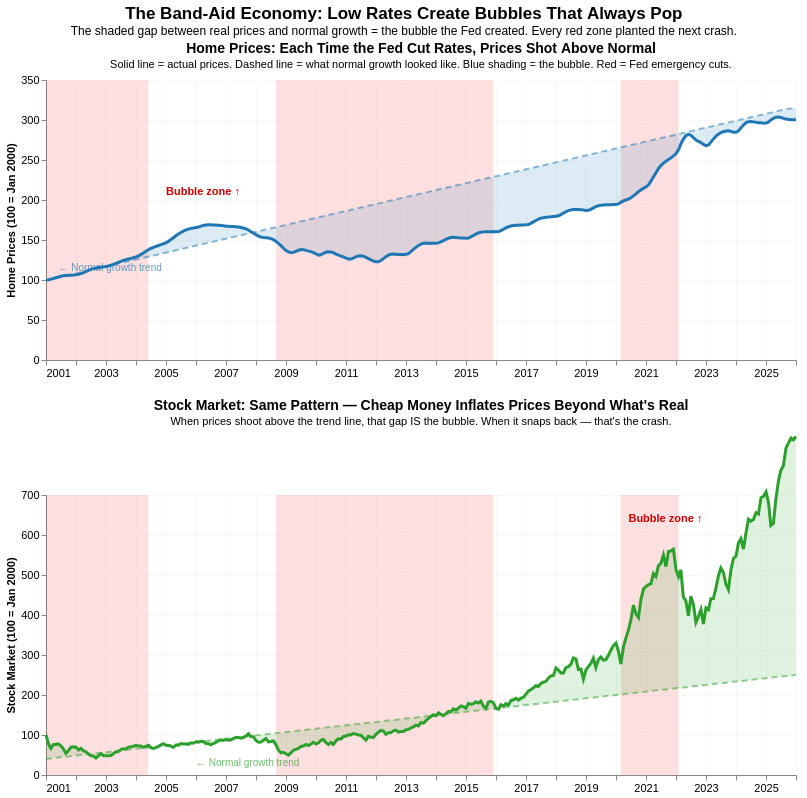

The notebook cell saved with this chart:
### Code cell
import numpy as np

# ── BUBBLE CHART — TREND vs REALITY ──────────────────────────

df_bubble_clean = df_bubble.dropna(subset=['cs_norm', 'nasdaq_norm']).copy()

# Calculate "normal" trend line for home prices
# Using pre-bubble period 2000-2003 to establish normal growth rate
cs_pre = df_bubble_clean[df_bubble_clean['date'] < '2003-01-01']['cs_norm']
x_pre = np.arange(len(cs_pre))
cs_slope = np.polyfit(x_pre, cs_pre, 1)

# Project that normal trend across all 25 years
x_all = np.arange(len(df_bubble_clean))
cs_trend = np.polyval(cs_slope, x_all)
df_bubble_clean['cs_trend'] = cs_trend

# Same for NASDAQ — use 2003-2006 stable period as "normal"
nasdaq_stable = df_bubble_clean[
    (df_bubble_clean['date'] >= '2003-01-01') & 
    (df_bubble_clean['date'] < '2006-01-01')
]['nasdaq_norm']
x_stable = np.arange(len(nasdaq_stable))
nasdaq_slope = np.polyfit(x_stable, nasdaq_stable, 1)

# Project from start of stable period
stable_start_idx = df_bubble_clean[
    df_bubble_clean['date'] >= '2003-01-01'
].index[0]
stable_start_pos = df_bubble_clean.index.get_loc(stable_start_idx)

nasdaq_trend = np.zeros(len(df_bubble_clean))
for i in range(len(df_bubble_clean)):
    offset = i - stable_start_pos
    nasdaq_trend[i] = np.polyval(nasdaq_slope, offset)

df_bubble_clean['nasdaq_trend'] = nasdaq_trend

# Rescue periods for shading
rescue_periods = pd.DataFrame([
    {'start': '2001-01-01', 'end': '2004-06-01'},
    {'start': '2008-09-01', 'end': '2015-12-01'},
    {'start': '2020-03-01', 'end': '2022-02-01'},
])
rescue_periods['start'] = pd.to_datetime(rescue_periods['start'])
rescue_periods['end'] = pd.to_datetime(rescue_periods['end'])

# Bubble labels — placed at peak of each bubble
bubble_labels = pd.DataFrame([
    {'date': '2006-01-01', 'y': 195, 
     'label': '⬆ Housing Bubble'},
    {'date': '2021-06-01', 'y': 580, 
     'label': '⬆ COVID Bubble'},
    {'date': '2007-06-01', 'y': 85,  
     'label': '⬇ Dot-Com Crash'},
])
bubble_labels['date'] = pd.to_datetime(bubble_labels['date'])

# ── HOME PRICES PANEL ─────────────────────────────────────────
rescue_bands = alt.Chart(rescue_periods).mark_rect(
    opacity=0.12, color='red'
).encode(x='start:T', x2='end:T')

# Actual home price line
cs_actual = alt.Chart(df_bubble_clean).mark_line(
    color='#1f77b4', strokeWidth=3
).encode(
    x=alt.X('date:T', title=''),
    y=alt.Y('cs_norm:Q',
            title='Home Prices (100 = Jan 2000)',
            scale=alt.Scale(domain=[80, 320])),
    tooltip=[
        alt.Tooltip('date:T', title='Date', format='%B %Y'),
        alt.Tooltip('cs_norm:Q', title='Actual Home Prices', format='.0f')
    ]
)

# Normal trend line
cs_trend_line = alt.Chart(df_bubble_clean).mark_line(
    color='#1f77b4',
    strokeWidth=2,
    strokeDash=[6, 4],
    opacity=0.5
).encode(
    x='date:T',
    y=alt.Y('cs_trend:Q')
)

# Area between trend and actual = the bubble
cs_bubble_area = alt.Chart(df_bubble_clean).mark_area(
    color='#1f77b4',
    opacity=0.15
).encode(
    x='date:T',
    y=alt.Y('cs_trend:Q'),
    y2='cs_norm:Q'
)

# Trend label
trend_label_cs = alt.Chart(pd.DataFrame([{
    'date': '2001-06-01', 'y': 115, 
    'text': '← Normal growth trend'
}])).mark_text(
    fontSize=10, color='#1f77b4',
    opacity=0.7, align='left'
).encode(
    x=alt.X('date:T'),
    y=alt.Y('y:Q'),
    text='text:N'
)

# Bubble annotation
bubble_annotation_cs = alt.Chart(pd.DataFrame([{
    'date': '2005-01-01', 'y': 210,
    'text': 'Bubble zone ↑'
}])).mark_text(
    fontSize=11, color='#cc0000',
    fontWeight='bold', align='left'
).encode(
    x=alt.X('date:T'),
    y=alt.Y('y:Q'),
    text='text:N'
)

home_panel = (rescue_bands + cs_bubble_area + 
              cs_trend_line + cs_actual +
              trend_label_cs + bubble_annotation_cs).properties(
    width=750,
    height=280,
    title=alt.TitleParams(
        text='Home Prices: Each Time the Fed Cut Rates, Prices Shot Above Normal',
        subtitle='Solid line = actual prices. Dashed line = what normal growth looked like. Blue shading = the bubble. Red = Fed emergency cuts.',
        fontSize=14,
        subtitleFontSize=11
    )
)

# ── NASDAQ PANEL ──────────────────────────────────────────────
nasdaq_actual = alt.Chart(df_bubble_clean).mark_line(
    color='#2ca02c', strokeWidth=3
).encode(
    x=alt.X('date:T', title=''),
    y=alt.Y('nasdaq_norm:Q',
            title='Stock Market (100 = Jan 2000)',
            scale=alt.Scale(domain=[0, 700])),
    tooltip=[
        alt.Tooltip('date:T', title='Date', format='%B %Y'),
        alt.Tooltip('nasdaq_norm:Q', 
                   title='Stock Market Level', 
                   format='.0f')
    ]
)

nasdaq_trend_line = alt.Chart(df_bubble_clean).mark_line(
    color='#2ca02c',
    strokeWidth=2,
    strokeDash=[6, 4],
    opacity=0.5
).encode(
    x='date:T',
    y=alt.Y('nasdaq_trend:Q',
            scale=alt.Scale(domain=[0, 700]))
)

nasdaq_bubble_area = alt.Chart(df_bubble_clean).mark_area(
    color='#2ca02c',
    opacity=0.15
).encode(
    x='date:T',
    y=alt.Y('nasdaq_trend:Q'),
    y2='nasdaq_norm:Q'
)

trend_label_nasdaq = alt.Chart(pd.DataFrame([{
    'date': '2006-01-01', 'y': 30,
    'text': '← Normal growth trend'
}])).mark_text(
    fontSize=10, color='#2ca02c',
    opacity=0.7, align='left'
).encode(
    x=alt.X('date:T'),
    y=alt.Y('y:Q'),
    text='text:N'
)

bubble_annotation_nasdaq = alt.Chart(pd.DataFrame([{
    'date': '2020-06-01', 'y': 640,
    'text': 'Bubble zone ↑'
}])).mark_text(
    fontSize=11, color='#cc0000',
    fontWeight='bold', align='left'
).encode(
    x=alt.X('date:T'),
    y=alt.Y('y:Q'),
    text='text:N'
)

nasdaq_panel = (rescue_bands + nasdaq_bubble_area +
                nasdaq_trend_line + nasdaq_actual +
                trend_label_nasdaq + 
                bubble_annotation_nasdaq).properties(
    width=750,
    height=280,
    title=alt.TitleParams(
        text='Stock Market: Same Pattern — Cheap Money Inflates Prices Beyond What\'s Real',
        subtitle='When prices shoot above the trend line, that gap IS the bubble. When it snaps back — that\'s the crash.',
        fontSize=14,
        subtitleFontSize=11
    )
)

# ── COMBINE ───────────────────────────────────────────────────
chart3_bubble = alt.vconcat(
    home_panel,
    nasdaq_panel
).configure_axis(
    grid=True,
    gridOpacity=0.2,
    labelFontSize=11,
    titleFontSize=11
).configure_view(
    strokeWidth=0
).properties(
    title=alt.TitleParams(
        text='The Band-Aid Economy: Low Rates Create Bubbles That Always Pop',
        subtitle='The shaded gap between real prices and normal growth = the bubble the Fed created. Every red zone planted the next crash.',
        fontSize=17,
        subtitleFontSize=12,
        anchor='middle'
    )
)

chart3_bubble

### Figure 1 — Vega-Lite specification as saved in the notebook (floating-point values rounded to 4 significant figures; data arrays with more than 128 entries replaced by an {"elided": "..."} marker saying what was removed)
{"config": {"view": {"continuousWidth": 300, "continuousHeight": 300, "strokeWidth": 0}, "axis": {"grid": true, "gridOpacity": 0.2, "labelFontSize": 11, "titleFontSize": 11}}, "vconcat": [{"layer": [{"data": {"name": "data-24489e8368c362a3bbb434803c2b85ed"}, "mark": {"type": "rect", "color": "red", "opacity": 0.12}, "encoding": {"x": {"field": "start", "type": "temporal"}, "x2": {"field": "end"}}}, {"data": {"name": "data-09c304b8e279b4d6a92df64d9ec7ec14"}, "mark": {"type": "area", "color": "#1f77b4", "opacity": 0.15}, "encoding": {"x": {"field": "date", "type": "temporal"}, "y": {"field": "cs_trend", "type": "quantitative"}, "y2": {"field": "cs_norm"}}}, {"data": {"name": "data-09c304b8e279b4d6a92df64d9ec7ec14"}, "mark": {"type": "line", "color": "#1f77b4", "opacity": 0.5, "strokeDash": [6, 4], "strokeWidth": 2}, "encoding": {"x": {"field": "date", "type": "temporal"}, "y": {"field": "cs_trend", "type": "quantitative"}}}, {"data": {"name": "data-09c304b8e279b4d6a92df64d9ec7ec14"}, "mark": {"type": "line", "color": "#1f77b4", "strokeWidth": 3}, "encoding": {"tooltip": [{"field": "date", "format": "%B %Y", "title": "Date", "type": "temporal"}, {"field": "cs_norm", "format": ".0f", "title": "Actual Home Prices", "type": "quantitative"}], "x": {"field": "date", "title": "", "type": "temporal"}, "y": {"field": "cs_norm", "scale": {"domain": [80, 320]}, "title": "Home Prices (100 = Jan 2000)", "type": "quantitative"}}}, {"data": {"name": "data-2934824c001d6a37a8249e60defc7da1"}, "mark": {"type": "text", "align": "left", "color": "#1f77b4", "fontSize": 10, "opacity": 0.7}, "encoding": {"text": {"field": "text", "type": "nominal"}, "x": {"field": "date", "type": "temporal"}, "y": {"field": "y", "type": "quantitative"}}}, {"data": {"name": "data-6e848dea0e6a21181be0577dba851a87"}, "mark": {"type": "text", "align": "left", "color": "#cc0000", "fontSize": 11, "fontWeight": "bold"}, "encoding": {"text": {"field": "text", "type": "nominal"}, "x": {"field": "date", "type": "temporal"}, "y": {"field": "y", "type": "quantitative"}}}], "height": 280, "title": {"text": "Home Prices: Each Time the Fed Cut Rates, Prices Shot Above Normal", "fontSize": 14, "subtitle": "Solid line = actual prices. Dashed line = what normal growth looked like. Blue shading = the bubble. Red = Fed emergency cuts.", "subtitleFontSize": 11}, "width": 750}, {"layer": [{"data": {"name": "data-24489e8368c362a3bbb434803c2b85ed"}, "mark": {"type": "rect", "color": "red", "opacity": 0.12}, "encoding": {"x": {"field": "start", "type": "temporal"}, "x2": {"field": "end"}}}, {"data": {"name": "data-09c304b8e279b4d6a92df64d9ec7ec14"}, "mark": {"type": "area", "color": "#2ca02c", "opacity": 0.15}, "encoding": {"x": {"field": "date", "type": "temporal"}, "y": {"field": "nasdaq_trend", "type": "quantitative"}, "y2": {"field": "nasdaq_norm"}}}, {"data": {"name": "data-09c304b8e279b4d6a92df64d9ec7ec14"}, "mark": {"type": "line", "color": "#2ca02c", "opacity": 0.5, "strokeDash": [6, 4], "strokeWidth": 2}, "encoding": {"x": {"field": "date", "type": "temporal"}, "y": {"field": "nasdaq_trend", "scale": {"domain": [0, 700]}, "type": "quantitative"}}}, {"data": {"name": "data-09c304b8e279b4d6a92df64d9ec7ec14"}, "mark": {"type": "line", "color": "#2ca02c", "strokeWidth": 3}, "encoding": {"tooltip": [{"field": "date", "format": "%B %Y", "title": "Date", "type": "temporal"}, {"field": "nasdaq_norm", "format": ".0f", "title": "Stock Market Level", "type": "quantitative"}], "x": {"field": "date", "title": "", "type": "temporal"}, "y": {"field": "nasdaq_norm", "scale": {"domain": [0, 700]}, "title": "Stock Market (100 = Jan 2000)", "type": "quantitative"}}}, {"data": {"name": "data-e426f3df65643dacef4af93348015811"}, "mark": {"type": "text", "align": "left", "color": "#2ca02c", "fontSize": 10, "opacity": 0.7}, "encoding": {"text": {"field": "text", "type": "nominal"}, "x": {"field": "date", "type": "temporal"}, "y": {"field": "y", "type": "quantitative"}}}, {"data": {"name": "data-07954fc4ee451f2baa3ce2d48a2a032c"}, "mark": {"type": "text", "align": "left", "color": "#cc0000", "fontSize": 11, "fontWeight": "bold"}, "encoding": {"text": {"field": "text", "type": "nominal"}, "x": {"field": "date", "type": "temporal"}, "y": {"field": "y", "type": "quantitative"}}}], "height": 280, "title": {"text": "Stock Market: Same Pattern — Cheap Money Inflates Prices Beyond What's Real", "fontSize": 14, "subtitle": "When prices shoot above the trend line, that gap IS the bubble. When it snaps back — that's the crash.", "subtitleFontSize": 11}, "width": 750}], "title": {"text": "The Band-Aid Economy: Low Rates Create Bubbles That Always Pop", "anchor": "middle", "fontSize": 17, "subtitle": "The shaded gap between real prices and normal growth = the bubble the Fed created. Every red zone planted the next crash.", "subtitleFontSize": 12}, "$schema": "https://vega.github.io/schema/vega-lite/v6.1.0.json", "datasets": {"data-24489e8368c362a3bbb434803c2b85ed": [{"start": "2001-01-01T00:00:00", "end": "2004-06-01T00:00:00"}, {"start": "2008-09-01T00:00:00", "end": "2015-12-01T00:00:00"}, {"start": "2020-03-01T00:00:00", "end": "2022-02-01T00:00:00"}], "data-09c304b8e279b4d6a92df64d9ec7ec14": {"elided": "300 records"}, "data-2934824c001d6a37a8249e60defc7da1": [{"date": "2001-06-01", "y": 115, "text": "← Normal growth trend"}], "data-6e848dea0e6a21181be0577dba851a87": [{"date": "2005-01-01", "y": 210, "text": "Bubble zone ↑"}], "data-e426f3df65643dacef4af93348015811": [{"date": "2006-01-01", "y": 30, "text": "← Normal growth trend"}], "data-07954fc4ee451f2baa3ce2d48a2a032c": [{"date": "2020-06-01", "y": 640, "text": "Bubble zone ↑"}]}}
